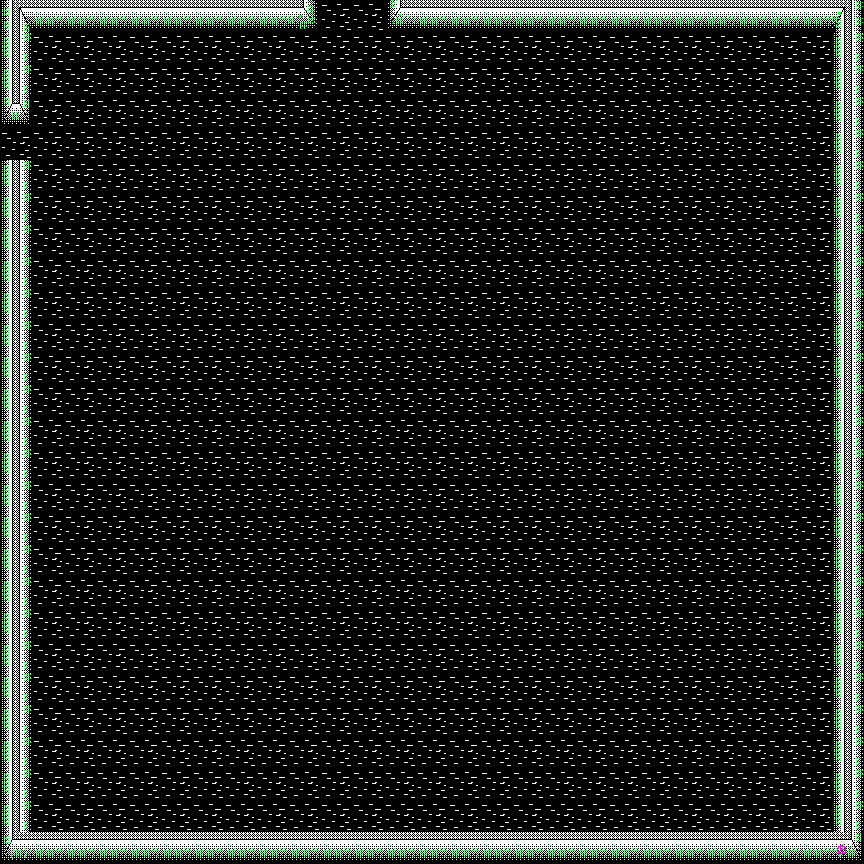

A level layout from a 2D game, rendered from its tile map. Below: a short description, then the map file with its tile-grid data intact:
An orthogonal 27x27 tile map with 32x32 px tiles, 2 tile layers (ground, walls), 2 tilesets.

<map version="1.10" tiledversion="1.10.1" orientation="orthogonal" renderorder="right-down" width="27" height="27" tilewidth="32" tileheight="32" infinite="0" nextlayerid="6" nextobjectid="1">
 <tileset firstgid="1" source="../tileset_gen4.tsx" />
 <tileset firstgid="41" source="../tileset_gen9.tsx" />
 <layer id="1" name="ground" width="27" height="27">
  <data encoding="csv">
54,54,54,54,54,54,54,54,54,54,54,54,54,54,54,54,54,54,54,54,54,54,54,54,54,54,54,
54,54,54,54,54,54,54,54,54,54,54,54,54,54,54,54,54,54,54,54,54,54,54,54,54,54,54,
54,54,54,54,54,54,54,54,54,54,54,54,54,54,54,54,54,54,54,54,54,54,54,54,54,54,54,
54,54,54,54,54,54,54,54,54,54,54,54,54,54,54,54,54,54,54,54,54,54,54,54,54,54,54,
54,54,54,54,54,54,54,54,54,54,54,54,54,54,54,54,54,54,54,54,54,54,54,54,54,54,54,
54,54,54,54,54,54,54,54,54,54,54,54,54,54,54,54,54,54,54,54,54,54,54,54,54,54,54,
54,54,54,54,54,54,54,54,54,54,54,54,54,54,54,54,54,54,54,54,54,54,54,54,54,54,54,
54,54,54,54,54,54,54,54,54,54,54,54,54,54,54,54,54,54,54,54,54,54,54,54,54,54,54,
54,54,54,54,54,54,54,54,54,54,54,54,54,54,54,54,54,54,54,54,54,54,54,54,54,54,54,
54,54,54,54,54,54,54,54,54,54,54,54,54,54,54,54,54,54,54,54,54,54,54,54,54,54,54,
54,54,54,54,54,54,54,54,54,54,54,54,54,54,54,54,54,54,54,54,54,54,54,54,54,54,54,
54,54,54,54,54,54,54,54,54,54,54,54,54,54,54,54,54,54,54,54,54,54,54,54,54,54,54,
54,54,54,54,54,54,54,54,54,54,54,54,54,54,54,54,54,54,54,54,54,54,54,54,54,54,54,
54,54,54,54,54,54,54,54,54,54,54,54,54,54,54,54,54,54,54,54,54,54,54,54,54,54,54,
54,54,54,54,54,54,54,54,54,54,54,54,54,54,54,54,54,54,54,54,54,54,54,54,54,54,54,
54,54,54,54,54,54,54,54,54,54,54,54,54,54,54,54,54,54,54,54,54,54,54,54,54,54,54,
54,54,54,54,54,54,54,54,54,54,54,54,54,54,54,54,54,54,54,54,54,54,54,54,54,54,54,
54,54,54,54,54,54,54,54,54,54,54,54,54,54,54,54,54,54,54,54,54,54,54,54,54,54,54,
54,54,54,54,54,54,54,54,54,54,54,54,54,54,54,54,54,54,54,54,54,54,54,54,54,54,54,
54,54,54,54,54,54,54,54,54,54,54,54,54,54,54,54,54,54,54,54,54,54,54,54,54,54,54,
54,54,54,54,54,54,54,54,54,54,54,54,54,54,54,54,54,54,54,54,54,54,54,54,54,54,54,
54,54,54,54,54,54,54,54,54,54,54,54,54,54,54,54,54,54,54,54,54,54,54,54,54,54,54,
54,54,54,54,54,54,54,54,54,54,54,54,54,54,54,54,54,54,54,54,54,54,54,54,54,54,54,
54,54,54,54,54,54,54,54,54,54,54,54,54,54,54,54,54,54,54,54,54,54,54,54,54,54,54,
54,54,54,54,54,54,54,54,54,54,54,54,54,54,54,54,54,54,54,54,54,54,54,54,54,54,54,
54,54,54,54,54,54,54,54,54,54,54,54,54,54,54,54,54,54,54,54,54,54,54,54,54,54,54,
54,54,54,54,54,54,54,54,54,54,54,54,54,54,54,54,54,54,54,54,54,54,54,54,54,54,54
</data>
 </layer>
 <layer id="3" name="walls" width="27" height="27">
  <data encoding="csv">
128,71,71,130,71,71,71,71,130,79,0,0,78,71,71,71,71,71,71,71,71,71,71,71,71,71,74,
72,0,0,0,0,0,0,0,0,0,0,0,0,0,0,0,0,0,0,0,0,0,0,0,0,0,72,
72,0,0,0,0,0,0,0,0,0,0,0,0,0,0,0,0,0,0,0,0,0,0,0,0,0,72,
77,0,0,0,0,0,0,0,0,0,0,0,0,0,0,0,0,0,0,0,0,0,0,0,0,0,72,
0,0,0,0,0,0,0,0,0,0,0,0,0,0,0,0,0,0,0,0,0,0,0,0,0,0,72,
127,0,0,0,0,0,0,0,0,0,0,0,0,0,0,0,0,0,0,0,0,0,0,0,0,0,72,
72,0,0,0,0,0,0,0,0,0,0,0,0,0,0,0,0,0,0,0,0,0,0,0,0,0,72,
72,0,0,0,0,0,0,0,0,0,0,0,0,0,0,0,0,0,0,0,0,0,0,0,0,0,72,
72,0,0,0,0,0,0,0,0,0,0,0,0,0,0,0,0,0,0,0,0,0,0,0,0,0,72,
72,0,0,0,0,0,0,0,0,0,0,0,0,0,0,0,0,0,0,0,0,0,0,0,0,0,72,
72,0,0,0,0,0,0,0,0,0,0,0,0,0,0,0,0,0,0,0,0,0,0,0,0,0,72,
72,0,0,0,0,0,0,0,0,0,0,0,0,0,0,0,0,0,0,0,0,0,0,0,0,0,72,
72,0,0,0,0,0,0,0,0,0,0,0,0,0,0,0,0,0,0,0,0,0,0,0,0,0,72,
72,0,0,0,0,0,0,0,0,0,0,0,0,0,0,0,0,0,0,0,0,0,0,0,0,0,72,
72,0,0,0,0,0,0,0,0,0,0,0,0,0,0,0,0,0,0,0,0,0,0,0,0,0,72,
72,0,0,0,0,0,0,0,0,0,0,0,0,0,0,0,0,0,0,0,0,0,0,0,0,0,72,
72,0,0,0,0,0,0,0,0,0,0,0,0,0,0,0,0,0,0,0,0,0,0,0,0,0,72,
72,0,0,0,0,0,0,0,0,0,0,0,0,0,0,0,0,0,0,0,0,0,0,0,0,0,72,
72,0,0,0,0,0,0,0,0,0,0,0,0,0,0,0,0,0,0,0,0,0,0,0,0,0,72,
72,0,0,0,0,0,0,0,0,0,0,0,0,0,0,0,0,0,0,0,0,0,0,0,0,0,72,
72,0,0,0,0,0,0,0,0,0,0,0,0,0,0,0,0,0,0,0,0,0,0,0,0,0,72,
72,0,0,0,0,0,0,0,0,0,0,0,0,0,0,0,0,0,0,0,0,0,0,0,0,0,72,
72,0,0,0,0,0,0,0,0,0,0,0,0,0,0,0,0,0,0,0,0,0,0,0,0,0,72,
72,0,0,0,0,0,0,0,0,0,0,0,0,0,0,0,0,0,0,0,0,0,0,0,0,0,72,
72,0,0,0,0,0,0,0,0,0,0,0,0,0,0,0,0,0,0,0,0,0,0,0,0,0,72,
72,0,0,0,0,0,0,0,0,0,0,0,0,0,0,0,0,0,0,0,0,0,0,0,0,0,72,
75,71,71,71,71,71,71,71,71,71,71,71,71,71,71,71,71,71,71,71,130,71,71,130,71,71,76
</data>
 </layer>
</map>
